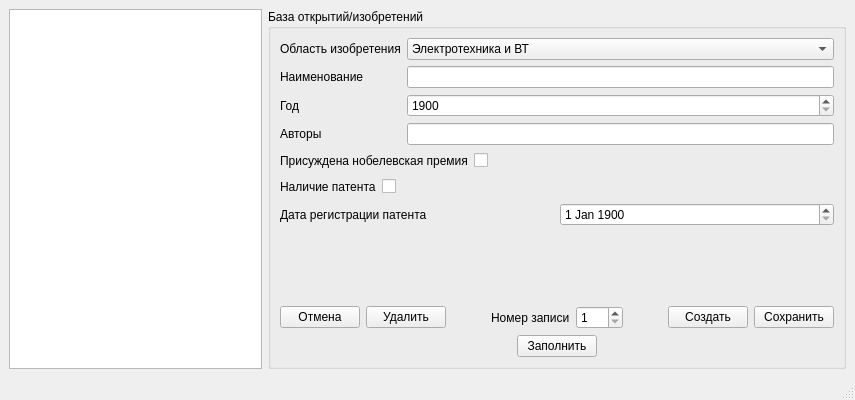
<?xml version="1.0" encoding="UTF-8"?>
<ui version="4.0">
 <class>MainWindow</class>
 <widget class="QMainWindow" name="MainWindow">
  <property name="geometry">
   <rect>
    <x>0</x>
    <y>0</y>
    <width>855</width>
    <height>400</height>
   </rect>
  </property>
  <property name="windowTitle">
   <string>MainWindow</string>
  </property>
  <widget class="QWidget" name="centralwidget">
   <layout class="QHBoxLayout" name="horizontalLayout_6">
    <item>
     <widget class="QListWidget" name="listWidget"/>
    </item>
    <item>
     <widget class="QGroupBox" name="groupBox">
      <property name="title">
       <string>База открытий/изобретений</string>
      </property>
      <layout class="QVBoxLayout" name="verticalLayout_4">
       <item>
        <layout class="QVBoxLayout" name="verticalLayout_3">
         <item>
          <layout class="QVBoxLayout" name="verticalLayout_2">
           <item>
            <layout class="QFormLayout" name="formLayout">
             <item row="0" column="0">
              <widget class="QLabel" name="label">
               <property name="text">
                <string>Область изобретения</string>
               </property>
              </widget>
             </item>
             <item row="1" column="0">
              <widget class="QLabel" name="label_2">
               <property name="text">
                <string>Наименование</string>
               </property>
              </widget>
             </item>
             <item row="2" column="0">
              <widget class="QLabel" name="label_3">
               <property name="text">
                <string>Год</string>
               </property>
              </widget>
             </item>
             <item row="3" column="0">
              <widget class="QLabel" name="label_4">
               <property name="text">
                <string>Авторы</string>
               </property>
              </widget>
             </item>
             <item row="0" column="1">
              <widget class="QComboBox" name="oblast">
               <item>
                <property name="text">
                 <string>Электротехника и ВТ</string>
                </property>
               </item>
               <item>
                <property name="text">
                 <string>Химия</string>
                </property>
               </item>
               <item>
                <property name="text">
                 <string>Физика</string>
                </property>
               </item>
               <item>
                <property name="text">
                 <string>Биология</string>
                </property>
               </item>
               <item>
                <property name="text">
                 <string>Математика</string>
                </property>
               </item>
              </widget>
             </item>
             <item row="1" column="1">
              <widget class="QLineEdit" name="name">
               <property name="maxLength">
                <number>60</number>
               </property>
              </widget>
             </item>
             <item row="2" column="1">
              <widget class="QSpinBox" name="year">
               <property name="minimum">
                <number>1900</number>
               </property>
               <property name="maximum">
                <number>2024</number>
               </property>
              </widget>
             </item>
             <item row="3" column="1">
              <widget class="QLineEdit" name="autors">
               <property name="maxLength">
                <number>99</number>
               </property>
              </widget>
             </item>
            </layout>
           </item>
           <item>
            <layout class="QHBoxLayout" name="horizontalLayout">
             <item>
              <widget class="QLabel" name="label_5">
               <property name="text">
                <string>Присуждена нобелевская премия</string>
               </property>
              </widget>
             </item>
             <item>
              <widget class="QCheckBox" name="nobel">
               <property name="enabled">
                <bool>true</bool>
               </property>
               <property name="text">
                <string/>
               </property>
              </widget>
             </item>
             <item>
              <spacer name="horizontalSpacer">
               <property name="orientation">
                <enum>Qt::Horizontal</enum>
               </property>
               <property name="sizeHint" stdset="0">
                <size>
                 <width>40</width>
                 <height>20</height>
                </size>
               </property>
              </spacer>
             </item>
            </layout>
           </item>
           <item>
            <layout class="QHBoxLayout" name="horizontalLayout_2">
             <item>
              <widget class="QLabel" name="label_6">
               <property name="text">
                <string>Наличие патента</string>
               </property>
              </widget>
             </item>
             <item>
              <widget class="QCheckBox" name="have_patent">
               <property name="enabled">
                <bool>true</bool>
               </property>
               <property name="text">
                <string/>
               </property>
              </widget>
             </item>
             <item>
              <spacer name="horizontalSpacer_2">
               <property name="orientation">
                <enum>Qt::Horizontal</enum>
               </property>
               <property name="sizeHint" stdset="0">
                <size>
                 <width>40</width>
                 <height>20</height>
                </size>
               </property>
              </spacer>
             </item>
            </layout>
           </item>
           <item>
            <layout class="QHBoxLayout" name="horizontalLayout_3">
             <item>
              <widget class="QLabel" name="label_7">
               <property name="text">
                <string>Дата регистрации патента</string>
               </property>
              </widget>
             </item>
             <item>
              <widget class="QDateEdit" name="date_reg">
               <property name="dateTime">
                <datetime>
                 <hour>0</hour>
                 <minute>0</minute>
                 <second>0</second>
                 <year>1900</year>
                 <month>1</month>
                 <day>1</day>
                </datetime>
               </property>
               <property name="maximumDateTime">
                <datetime>
                 <hour>23</hour>
                 <minute>59</minute>
                 <second>59</second>
                 <year>2024</year>
                 <month>2</month>
                 <day>1</day>
                </datetime>
               </property>
               <property name="minimumDate">
                <date>
                 <year>1900</year>
                 <month>1</month>
                 <day>1</day>
                </date>
               </property>
              </widget>
             </item>
            </layout>
           </item>
          </layout>
         </item>
         <item>
          <spacer name="verticalSpacer">
           <property name="orientation">
            <enum>Qt::Vertical</enum>
           </property>
           <property name="sizeHint" stdset="0">
            <size>
             <width>20</width>
             <height>40</height>
            </size>
           </property>
          </spacer>
         </item>
         <item>
          <layout class="QVBoxLayout" name="verticalLayout">
           <item>
            <layout class="QHBoxLayout" name="horizontalLayout_4">
             <item>
              <widget class="QPushButton" name="otmena">
               <property name="text">
                <string>Отмена</string>
               </property>
              </widget>
             </item>
             <item>
              <widget class="QPushButton" name="del">
               <property name="text">
                <string>Удалить</string>
               </property>
              </widget>
             </item>
             <item>
              <spacer name="horizontalSpacer_3">
               <property name="orientation">
                <enum>Qt::Horizontal</enum>
               </property>
               <property name="sizeHint" stdset="0">
                <size>
                 <width>40</width>
                 <height>20</height>
                </size>
               </property>
              </spacer>
             </item>
             <item>
              <widget class="QLabel" name="label_8">
               <property name="text">
                <string>Номер записи</string>
               </property>
              </widget>
             </item>
             <item>
              <widget class="QSpinBox" name="zapis_num">
               <property name="minimum">
                <number>1</number>
               </property>
               <property name="maximum">
                <number>100</number>
               </property>
              </widget>
             </item>
             <item>
              <spacer name="horizontalSpacer_4">
               <property name="orientation">
                <enum>Qt::Horizontal</enum>
               </property>
               <property name="sizeHint" stdset="0">
                <size>
                 <width>40</width>
                 <height>20</height>
                </size>
               </property>
              </spacer>
             </item>
             <item>
              <widget class="QPushButton" name="create">
               <property name="text">
                <string>Создать</string>
               </property>
              </widget>
             </item>
             <item>
              <widget class="QPushButton" name="save">
               <property name="text">
                <string>Сохранить</string>
               </property>
              </widget>
             </item>
            </layout>
           </item>
           <item>
            <layout class="QHBoxLayout" name="horizontalLayout_5">
             <item>
              <spacer name="horizontalSpacer_6">
               <property name="orientation">
                <enum>Qt::Horizontal</enum>
               </property>
               <property name="sizeHint" stdset="0">
                <size>
                 <width>40</width>
                 <height>20</height>
                </size>
               </property>
              </spacer>
             </item>
             <item>
              <widget class="QPushButton" name="fill">
               <property name="text">
                <string>Заполнить</string>
               </property>
              </widget>
             </item>
             <item>
              <spacer name="horizontalSpacer_5">
               <property name="orientation">
                <enum>Qt::Horizontal</enum>
               </property>
               <property name="sizeHint" stdset="0">
                <size>
                 <width>40</width>
                 <height>20</height>
                </size>
               </property>
              </spacer>
             </item>
            </layout>
           </item>
          </layout>
         </item>
        </layout>
       </item>
      </layout>
     </widget>
    </item>
   </layout>
  </widget>
  <widget class="QMenuBar" name="menubar">
   <property name="geometry">
    <rect>
     <x>0</x>
     <y>0</y>
     <width>855</width>
     <height>20</height>
    </rect>
   </property>
  </widget>
  <widget class="QStatusBar" name="statusbar"/>
 </widget>
 <resources/>
 <connections/>
</ui>
